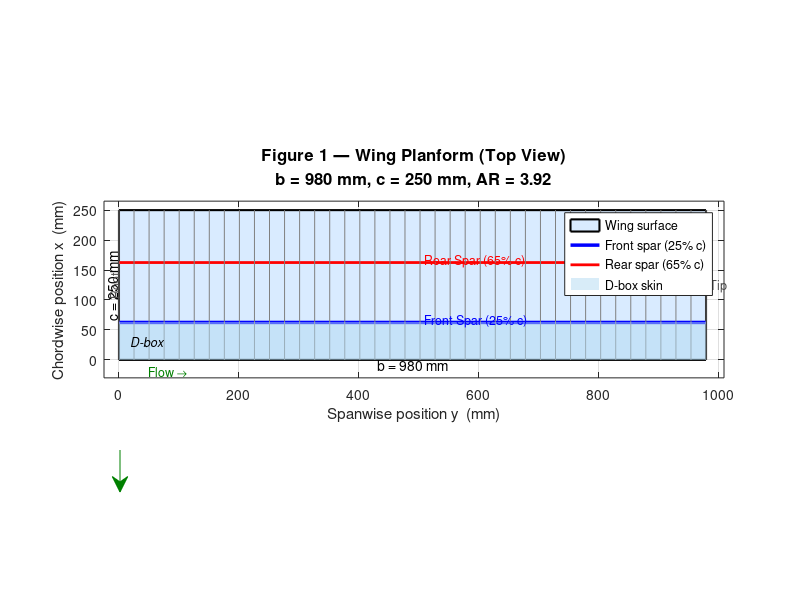
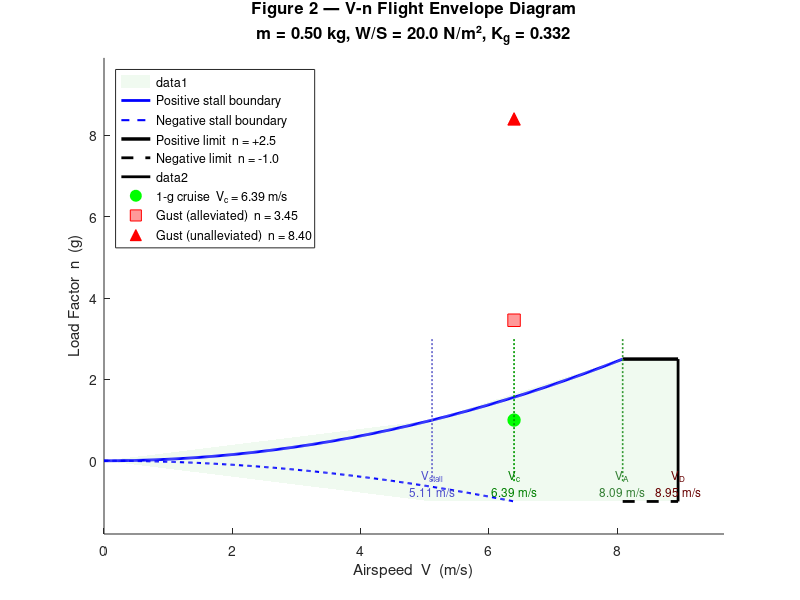

Recreate these plots in MATLAB, in order. (Note: this script raises an error after producing the figures.)
%% Wing Structure Calculations — All Figures and Plots
% Solar UAV Wing — AE322/AE341 Group 2, IIST | AY 2025–26
%
% This script produces all figures and plots referenced in
% Wing_Structure_Calculations.md, in the order they appear.
%
% Run the entire script to generate all figures, or run individual
% sections (Ctrl+Enter in MATLAB) using the %% section markers.
%
% CONTENTS:
%  Figure 1  — Wing Geometry Schematic (Section 2)
%  Figure 2  — V-n Flight Envelope Diagram (Section 4.4)
%  Figure 3  — Elliptical vs Uniform Lift Distribution (Section 5.1–5.2)
%  Figure 4  — Shear Force Diagram V(y) (Section 5.3)
%  Figure 5  — Inertia-Relief Net Load Distribution (Section 5.4)
%  Figure 6  — Bending Moment Distribution M(y) (Section 6.1)
%  Figure 7  — Spar Tip-Deflection Shape Along Span (Section 7.4)
%  Figure 8  — NACA 0012 Airfoil Profile (Section 14.3)
%  Figure 9  — Natural Frequency Mode Shapes (Section 12.1–12.3)
%  Figure 10 — Structural Margins of Safety (Section 13.2)
%  Figure 11 — Phase-B2 Spar Load–Deflection Test (Section 15.3)
%  Figure 12 — Phase-C1 Wing Static Test Deflection (Section 15.4)
% -----------------------------------------------------------------------

clear; close all; clc;

%% ===== SHARED PARAMETERS ==============================================

% Wing geometry
b      = 0.980;   % full span [m]
c      = 0.250;   % chord [m]
s      = b / 2;   % semi-span [m]
S      = b * c;   % wing area [m^2]
AR     = b^2 / S; % aspect ratio

% Aircraft weight
m_total = 0.500;  % total aircraft mass [kg]
g       = 9.81;   % gravitational acceleration [m/s^2]
W       = m_total * g; % aircraft weight [N]

% ISA sea-level atmosphere
rho  = 1.225;      % air density [kg/m^3]
mu   = 1.789e-5;   % dynamic viscosity [Pa·s]

% Aerodynamic coefficients (WE3.55-9.3 airfoil)
CL_cruise = 0.80;
CL_max    = 1.25;
CM_AC     = -0.05;
x_AC_c    = 0.25;  % aerodynamic centre as fraction of chord
x_FS_c    = 0.25;  % front spar position as fraction of chord
x_RS_c    = 0.65;  % rear spar position as fraction of chord

% Finite-wing lift-curve slope (rad^-1)
a = 2 * pi * AR / (AR + 2);

% Design load factor and factor of safety
n   = 2.5;
FOS = 1.5;

% Computed cruise speed
v_cruise = sqrt(2 * W / (rho * CL_cruise * S));

% Dynamic pressure at cruise
q_inf = 0.5 * rho * v_cruise^2;

% Stall speed
V_stall = sqrt(2 * W / (rho * CL_max * S));

% Manoeuvre speed
V_A = V_stall * sqrt(n);

% Design dive speed
V_D = 1.40 * v_cruise;

% Gust alleviation factor
mu_g = 2 * (m_total / S) / (rho * c * a);
K_g  = 0.88 * mu_g / (5.3 + mu_g);

% Gust speed (CS-23, low altitude)
U_e  = 9.1; % [m/s]
Dn_gust_raw    = rho * U_e * v_cruise * a / (2 * (W/S));
Dn_gust_allev  = K_g * Dn_gust_raw;

% Half-wing aerodynamic loads (ultimate)
L_ult        = FOS * n * W;
L_half_ult   = L_ult / 2;
L_half_limit = n * W / 2;

% Elliptical distribution root value
w_root = 4 * L_half_ult / (pi * s);

% Uniform distribution load per unit span
w0 = L_half_ult / s;

% Spanwise coordinate array
y  = linspace(0, s, 500);
eta = y / s;          % normalised spanwise position

% Elliptical lift distribution [N/m]
w_ellip = w_root * sqrt(1 - eta.^2);

% Aluminium 6061-T6 properties
E_Al    = 69e9;  % Young's modulus [Pa]
G_Al    = 26e9;  % Shear modulus [Pa]
sig_y   = 276e6; % Yield strength [Pa]
sig_ult = 310e6; % Ultimate tensile strength [Pa]
rho_Al  = 2700;  % Density [kg/m^3]
sig_allow = sig_ult / FOS;
tau_allow = 0.577 * sig_y;

% Main spar (front spar) dimensions
r_FS = 2.5e-3;  % radius [m]
I_FS = pi * r_FS^4 / 4; % second moment of area [m^4]

%% ===== FIGURE 1 — Wing Geometry Schematic (Section 2) ================
figure(1);
clf;
set(gcf, 'Name', 'Fig 1 — Wing Geometry Schematic', 'NumberTitle', 'off');

% Draw wing planform (top view, full span)
b_mm = b * 1000;   % full span in mm
c_mm = c * 1000;   % chord in mm

% Wing outline (rectangle)
wing_x = [0, b_mm, b_mm, 0, 0];
wing_y = [0, 0, c_mm, c_mm, 0];

% Spar lines
x_FS_mm = b_mm; % spans full width
x_FS_chord = x_FS_c * c_mm;
x_RS_chord = x_RS_c * c_mm;

patch(wing_x, wing_y, [0.85, 0.92, 1.0], 'EdgeColor', 'k', 'LineWidth', 1.5);
hold on;

% Front spar line
plot([0, b_mm], [x_FS_chord, x_FS_chord], 'b-', 'LineWidth', 2.5);
% Rear spar line
plot([0, b_mm], [x_RS_chord, x_RS_chord], 'r-', 'LineWidth', 2.0);

% Rib lines (40 ribs, uniform pitch)
N_ribs = 40;
y_ribs = linspace(0, b_mm, N_ribs);
for i = 1:N_ribs
    plot([y_ribs(i), y_ribs(i)], [0, c_mm], 'Color', [0.5, 0.5, 0.5], ...
         'LineWidth', 0.5, 'HandleVisibility', 'off');
end

% D-box shading (LE to FS)
patch([0, b_mm, b_mm, 0], [0, 0, x_FS_chord, x_FS_chord], ...
      [0.7, 0.85, 0.95], 'FaceAlpha', 0.5, 'EdgeColor', 'none');

% Annotations
text(b_mm/2, -8, sprintf('b = %.0f mm', b_mm), ...
    'HorizontalAlignment', 'center', 'FontSize', 10);
text(-12, c_mm/2, sprintf('c = %.0f mm', c_mm), ...
    'HorizontalAlignment', 'center', 'FontSize', 10, 'Rotation', 90);
text(b_mm*0.52, x_FS_chord + 3, 'Front Spar (25% c)', ...
    'Color', 'b', 'FontSize', 9);
text(b_mm*0.52, x_RS_chord + 3, 'Rear Spar (65% c)', ...
    'Color', 'r', 'FontSize', 9);
text(b_mm*0.02, x_FS_chord/2, 'D-box', 'FontSize', 9, 'FontAngle', 'italic');

% Root and tip labels
text(-8, c_mm/2, 'Root', 'Rotation', 90, 'HorizontalAlignment', 'center', ...
     'FontSize', 9, 'Color', [0.3, 0.3, 0.3]);
text(b_mm + 5, c_mm/2, 'Tip', 'HorizontalAlignment', 'left', ...
     'FontSize', 9, 'Color', [0.3, 0.3, 0.3]);

% Flow direction arrow
annotation('arrow', [0.15, 0.15], [0.25, 0.18], 'HeadWidth', 8, ...
           'HeadLength', 8, 'Color', [0, 0.5, 0]);
text(b_mm*0.05, -20, 'Flow →', 'FontSize', 9, 'Color', [0, 0.5, 0]);

xlabel('Spanwise position y  (mm)', 'FontSize', 11);
ylabel('Chordwise position x  (mm)', 'FontSize', 11);
title({'Figure 1 — Wing Planform (Top View)'; ...
       sprintf('b = %.0f mm, c = %.0f mm, AR = %.2f', b_mm, c_mm, AR)}, ...
      'FontSize', 12);
legend({'Wing surface', 'Front spar (25% c)', 'Rear spar (65% c)', ...
        'D-box skin'}, 'Location', 'northeast', 'FontSize', 9);
axis equal;
xlim([-25, b_mm + 30]);
ylim([-30, c_mm + 15]);
grid on; box on;

%% ===== FIGURE 2 — V-n Flight Envelope Diagram (Section 4.4) ==========
figure(2);
clf;
set(gcf, 'Name', 'Fig 2 — V-n Flight Envelope (V-n Diagram)', ...
    'NumberTitle', 'off');

% Speed array for stall boundary curves
V_range = linspace(0, V_D * 1.1, 600);

% Positive stall boundary: n = (rho * V^2 * CL_max * S) / (2*W)
n_pos_stall = (0.5 * rho * V_range.^2 * CL_max * S) / W;
n_pos_stall(n_pos_stall > n) = NaN; % truncate at manoeuvre limit

% Negative stall boundary: n = -(rho * V^2 * 0.5*CL_max * S) / (2*W)
CL_max_neg = 0.8; % estimated negative CL_max for this airfoil
n_neg_stall = -(0.5 * rho * V_range.^2 * CL_max_neg * S) / W;
n_neg_stall(n_neg_stall < -1.0) = NaN;

% Envelope boundary points (from Table in §4.4)
V_env = [V_stall, V_A,   V_D,   V_D,   V_A,   V_stall];
n_env = [1.0,     n,     n,     -1.0,  -1.0,  -1.0   ];
% Close the envelope properly
V_env_full = [0, V_stall, V_A, V_D, V_D, V_A, V_stall, 0];
n_env_full = [0, 1.0,     n,   n,   -1.0, -1.0, -1.0,  0];

% Gust lines (raw and alleviated)
n_gust_raw_vc   = 1 + Dn_gust_raw;
n_gust_allev_vc = 1 + Dn_gust_allev;

% Plot
ax2 = axes;
hold on;

% Filled envelope area
fill([0, V_stall, V_A, V_D, V_D, V_A, V_stall, 0], ...
     [0, 1.0, n, n, -1.0, -1.0, -1.0, 0], ...
     [0.85, 0.95, 0.85], 'FaceAlpha', 0.4, 'EdgeColor', 'none');

% Stall boundaries
plot(V_range, n_pos_stall, 'b-', 'LineWidth', 2.0, ...
     'DisplayName', 'Positive stall boundary');
plot(V_range, n_neg_stall, 'b--', 'LineWidth', 1.5, ...
     'DisplayName', 'Negative stall boundary');

% Manoeuvre limit
plot([V_A, V_D], [n, n], 'k-', 'LineWidth', 2.5, ...
     'DisplayName', sprintf('Positive limit  n = +%.1f', n));
plot([V_A, V_D], [-1.0, -1.0], 'k--', 'LineWidth', 2.0, ...
     'DisplayName', 'Negative limit  n = -1.0');

% Dive speed vertical
plot([V_D, V_D], [-1.0, n], 'k-', 'LineWidth', 2.0);

% Cruise operating point
plot(v_cruise, 1.0, 'go', 'MarkerSize', 9, 'MarkerFaceColor', 'g', ...
     'DisplayName', sprintf('1-g cruise  V_c = %.2f m/s', v_cruise));

% Gust point (alleviated)
plot(v_cruise, n_gust_allev_vc, 'rs', 'MarkerSize', 9, ...
     'MarkerFaceColor', [1 0.6 0.6], ...
     'DisplayName', sprintf('Gust (alleviated)  n = %.2f', n_gust_allev_vc));

% Gust point (unalleviated — informational)
plot(v_cruise, n_gust_raw_vc, 'r^', 'MarkerSize', 9, ...
     'MarkerFaceColor', 'r', ...
     'DisplayName', sprintf('Gust (unalleviated)  n = %.2f', n_gust_raw_vc));

% Key speed vertical dashed lines
plot([V_stall, V_stall], [-0.5, n+0.5], 'Color', [0.4 0.4 0.8], ...
     'LineStyle', ':', 'LineWidth', 1.2, 'HandleVisibility', 'off');
plot([V_A, V_A],     [-0.5, n+0.5], 'Color', [0.2 0.6 0.2], ...
     'LineStyle', ':', 'LineWidth', 1.2, 'HandleVisibility', 'off');
plot([v_cruise, v_cruise], [-0.5, n+0.5], 'Color', [0 0.6 0], ...
     'LineStyle', ':', 'LineWidth', 1.2, 'HandleVisibility', 'off');

% Annotations for key speeds
text(V_stall, -0.55, sprintf('V_{stall}\n%.2f m/s', V_stall), ...
     'HorizontalAlignment', 'center', 'FontSize', 8.5, ...
     'Color', [0.3 0.3 0.8]);
text(V_A, -0.55, sprintf('V_A\n%.2f m/s', V_A), ...
     'HorizontalAlignment', 'center', 'FontSize', 8.5, ...
     'Color', [0.2 0.5 0.2]);
text(v_cruise, -0.55, sprintf('V_c\n%.2f m/s', v_cruise), ...
     'HorizontalAlignment', 'center', 'FontSize', 8.5, ...
     'Color', [0 0.5 0]);
text(V_D, -0.55, sprintf('V_D\n%.2f m/s', V_D), ...
     'HorizontalAlignment', 'center', 'FontSize', 8.5, ...
     'Color', [0.4 0 0]);

% Axes labels and formatting
xlabel('Airspeed  V  (m/s)', 'FontSize', 11);
ylabel('Load Factor  n  (g)', 'FontSize', 11);
title({'Figure 2 — V-n Flight Envelope Diagram'; ...
       sprintf('m = %.2f kg, W/S = %.1f N/m², K_g = %.3f', ...
               m_total, W/S, K_g)}, 'FontSize', 12);
legend('Location', 'northwest', 'FontSize', 9);
xlim([0, V_D * 1.08]);
ylim([-1.8, max(n_gust_raw_vc, n) + 1.5]);
yline(0, 'k-', 'LineWidth', 0.8);
grid on; box on;

%% ===== FIGURE 3 — Lift Distribution: Elliptical vs Uniform (§5.1–5.2) 
figure(3);
clf;
set(gcf, 'Name', 'Fig 3 — Lift Load Distribution (Elliptical vs Uniform)', ...
    'NumberTitle', 'off');

hold on;
% Uniform distribution
plot(y * 1000, repmat(w0, size(y)), 'r--', 'LineWidth', 2.0, ...
     'DisplayName', sprintf('Uniform  w_0 = %.2f N/m', w0));
% Elliptical distribution
plot(y * 1000, w_ellip, 'b-', 'LineWidth', 2.5, ...
     'DisplayName', sprintf('Elliptical  w_{root} = %.2f N/m', w_root));

% Mark root and specific span stations
y_marks   = [0, 0.098, 0.196, 0.294, 0.392, 0.441, s] * 1000; % mm
w_ellip_m = w_root * sqrt(1 - (y_marks/1000/s).^2);
plot(y_marks, w_ellip_m, 'bo', 'MarkerSize', 7, 'MarkerFaceColor', 'b', ...
     'HandleVisibility', 'off');

% Shade area under elliptical curve
fill([y*1000, fliplr(y*1000)], [w_ellip, zeros(1, length(y))], ...
     'b', 'FaceAlpha', 0.08, 'EdgeColor', 'none', ...
     'HandleVisibility', 'off');

% Root and tip annotations
text(5, w_root + 0.8, sprintf('w_{root} = %.2f N/m', w_root), ...
     'FontSize', 9, 'Color', 'b');
text(5, w0 - 1.2, sprintf('w_0 = %.2f N/m', w0), ...
     'FontSize', 9, 'Color', 'r');

xlabel('Spanwise position  y  (mm)', 'FontSize', 11);
ylabel('Lift per unit span  w(y)  (N/m)', 'FontSize', 11);
title({'Figure 3 — Distributed Lift Load Distribution (Ultimate Loads)'; ...
       sprintf('L_{1/2,ult} = %.2f N  |  n = %.1f, FOS = %.1f', ...
               L_half_ult, n, FOS)}, 'FontSize', 12);
legend('Location', 'northeast', 'FontSize', 10);
xlim([0, s * 1000 * 1.05]);
ylim([0, w_root * 1.15]);
grid on; box on;
xline(0, 'k-', 'LineWidth', 1.0, 'HandleVisibility', 'off');
text(s*1000*0.98, w_root*0.05, 'Tip', 'FontSize', 9, ...
     'HorizontalAlignment', 'right', 'Color', [0.4 0.4 0.4]);
text(3, w_root*0.05, 'Root', 'FontSize', 9, 'Color', [0.4 0.4 0.4]);

%% ===== FIGURE 4 — Shear Force Diagram V(y) (Section 5.3) =============
figure(4);
clf;
set(gcf, 'Name', 'Fig 4 — Shear Force Diagram V(y)', 'NumberTitle', 'off');

% Shear force from elliptical load (integrate from tip to root)
% V(y) = w_root*(b/2)/2 * [pi/2 - eta*sqrt(1-eta^2) - arcsin(eta)]
V_shear = zeros(size(y));
for i = 1:length(y)
    eta_i = y(i) / s;
    V_shear(i) = w_root * s / 2 * ...
        (pi/2 - eta_i * sqrt(1 - eta_i^2) - asin(eta_i));
end

% Shear from uniform distribution (for comparison)
V_uniform = w0 * (s - y);

hold on;
plot(y * 1000, V_uniform, 'r--', 'LineWidth', 1.8, ...
     'DisplayName', sprintf('Uniform  V(0) = %.2f N', w0*s));
plot(y * 1000, V_shear, 'b-', 'LineWidth', 2.5, ...
     'DisplayName', sprintf('Elliptical  V(0) = %.2f N', V_shear(1)));

% Mark tabulated values
y_tab   = [0, 0.098, 0.196, 0.294, 0.392, 0.441, s];
V_tab   = [9.20, 7.65, 5.87, 3.91, 1.88, 0.97, 0.00];
plot(y_tab * 1000, V_tab, 'bs', 'MarkerSize', 8, 'MarkerFaceColor', 'b', ...
     'DisplayName', 'Table values (§5.3)');

% Fill under shear curve
fill([y*1000, fliplr(y*1000)], [V_shear, zeros(1, length(y))], ...
     'b', 'FaceAlpha', 0.10, 'EdgeColor', 'none', 'HandleVisibility', 'off');

% Root shear label
text(5, V_shear(1) + 0.3, sprintf('V_{root} = %.2f N', V_shear(1)), ...
     'FontSize', 9, 'Color', 'b');

xlabel('Spanwise position  y  (mm)', 'FontSize', 11);
ylabel('Shear Force  V(y)  (N)', 'FontSize', 11);
title({'Figure 4 — Shear Force Diagram  V(y)  (Ultimate Loads)'; ...
       sprintf('Elliptical distribution  |  V_{root} = %.2f N', V_shear(1))}, ...
      'FontSize', 12);
legend('Location', 'northeast', 'FontSize', 10);
xlim([0, s * 1000 * 1.05]);
ylim([-0.5, max(V_uniform) * 1.1]);
grid on; box on;

%% ===== FIGURE 5 — Inertia-Relief Net Load Distribution (Section 5.4) =
figure(5);
clf;
set(gcf, 'Name', 'Fig 5 — Inertia-Relief Net Load Distribution', ...
    'NumberTitle', 'off');

% Wing structural mass per unit span
m_wing_half   = 0.1015; % kg per half-span (from §5.4)
m_bar         = m_wing_half / s; % kg/m

% Inertia load per unit span (uniform, downward)
w_inertia = m_bar * g * n; % N/m

% Net distributed load
q_net = w_ellip - w_inertia;

hold on;
% Elliptical lift
plot(y * 1000, w_ellip, 'b-', 'LineWidth', 2.2, ...
     'DisplayName', sprintf('Aero lift  w(y)  (elliptical)'));
% Inertia relief (constant)
plot(y * 1000, repmat(w_inertia, size(y)), 'm--', 'LineWidth', 1.8, ...
     'DisplayName', sprintf('Inertia relief  w_{inertia} = %.2f N/m', w_inertia));
% Net load
plot(y * 1000, q_net, 'g-', 'LineWidth', 2.5, ...
     'DisplayName', 'Net load  q_{net}(y) = w(y) − w_{inertia}');

% Zero line
yline(0, 'k-', 'LineWidth', 0.8, 'HandleVisibility', 'off');

% Shade positive and negative net regions
idx_pos = q_net >= 0;
idx_neg = q_net <  0;
if any(idx_pos)
    fill([y(idx_pos)*1000, fliplr(y(idx_pos)*1000)], ...
         [q_net(idx_pos), zeros(1, sum(idx_pos))], ...
         'g', 'FaceAlpha', 0.12, 'EdgeColor', 'none', ...
         'HandleVisibility', 'off');
end
if any(idx_neg)
    fill([y(idx_neg)*1000, fliplr(y(idx_neg)*1000)], ...
         [q_net(idx_neg), zeros(1, sum(idx_neg))], ...
         'm', 'FaceAlpha', 0.12, 'EdgeColor', 'none', ...
         'HandleVisibility', 'off');
end

% Root and tip annotations
text(5, q_net(1) + 0.8, sprintf('q_{net}(0) = %.2f N/m', q_net(1)), ...
     'FontSize', 9, 'Color', [0 0.6 0]);
text(s*1000*0.82, q_net(end) - 1.2, ...
     sprintf('q_{net}(tip) = −%.2f N/m', abs(q_net(end))), ...
     'FontSize', 9, 'Color', [0.6 0 0.6]);

xlabel('Spanwise position  y  (mm)', 'FontSize', 11);
ylabel('Distributed load  (N/m)', 'FontSize', 11);
title({'Figure 5 — Inertia-Relieved Net Distributed Load (Ultimate)'; ...
       sprintf('Inertia relief = %.1f N/m  |  Reduction at root = %.0f%%', ...
               w_inertia, (w_inertia * s) / V_shear(1) * 100)}, ...
      'FontSize', 12);
legend('Location', 'northeast', 'FontSize', 10);
xlim([0, s * 1000 * 1.05]);
grid on; box on;

%% ===== FIGURE 6 — Bending Moment Distribution M(y) (Section 6.1) =====
figure(6);
clf;
set(gcf, 'Name', 'Fig 6 — Bending Moment Distribution M(y)', ...
    'NumberTitle', 'off');

% Bending moment from elliptical distribution (integrate from tip to root)
% Approximate closed-form from document §6.1:
% M(y) = w_root * (b/2)^2 / 3 * (1 - 3/2*eta^2 + 1/2*eta^3)  [approx]
M_ellip = w_root * s^2 / 3 * (1 - 1.5 * eta.^2 + 0.5 * eta.^3);

% More accurate numerical integration
M_ellip_num = zeros(size(y));
for i = 1:length(y)
    xi  = linspace(y(i), s, 1000);
    w_i = w_root * sqrt(1 - (xi/s).^2);
    M_ellip_num(i) = trapz(xi, w_i .* (xi - y(i)));
end

% Uniform distribution bending moment
M_uniform = w0 * (s - y).^2 / 2;

hold on;
plot(y * 1000, M_uniform, 'r--', 'LineWidth', 1.8, ...
     'DisplayName', sprintf('Uniform  M(0) = %.3f N·m', M_uniform(1)));
plot(y * 1000, M_ellip_num, 'b-', 'LineWidth', 2.5, ...
     'DisplayName', sprintf('Elliptical (numerical)  M(0) = %.3f N·m', ...
                            M_ellip_num(1)));

% Mark tabulated values
y_tab  = [0, 0.098, 0.196, 0.294, 0.392, 0.441, s];
M_tab  = [1.913, 1.526, 1.043, 0.573, 0.177, 0.057, 0.000];
plot(y_tab * 1000, M_tab, 'bs', 'MarkerSize', 8, 'MarkerFaceColor', 'b', ...
     'DisplayName', 'Table values (§6.1)');

% Fill under moment curve
fill([y*1000, fliplr(y*1000)], [M_ellip_num, zeros(1, length(y))], ...
     'b', 'FaceAlpha', 0.10, 'EdgeColor', 'none', 'HandleVisibility', 'off');

% Root moment annotations
text(5, M_ellip_num(1) + 0.05, ...
     sprintf('M_{root,ult} = %.3f N·m', M_ellip_num(1)), ...
     'FontSize', 9, 'Color', 'b');
text(5, M_uniform(1) - 0.12, ...
     sprintf('M_{root,uniform} = %.3f N·m', M_uniform(1)), ...
     'FontSize', 9, 'Color', 'r');

xlabel('Spanwise position  y  (mm)', 'FontSize', 11);
ylabel('Bending Moment  M(y)  (N·m)', 'FontSize', 11);
title({'Figure 6 — Bending Moment Distribution  M(y)  (Ultimate Loads)'; ...
       sprintf('Design value M_{root,ult} = %.3f N·m  (elliptical)', ...
               M_ellip_num(1))}, 'FontSize', 12);
legend('Location', 'northeast', 'FontSize', 10);
xlim([0, s * 1000 * 1.05]);
ylim([-0.05, M_uniform(1) * 1.15]);
grid on; box on;

%% ===== FIGURE 7 — Spar Tip-Deflection Shape Along Span (Section 7.4) =
figure(7);
clf;
set(gcf, 'Name', 'Fig 7 — Spar Deflection Shape Along Span', ...
    'NumberTitle', 'off');

% Deflection under uniform distributed load (conservative, cantilever)
% delta(y) = w0/(24*E*I) * (6*L^2*y^2 - 4*L*y^3 + y^4)   [standard formula]
EI = E_Al * I_FS; % [N·m^2]

% Ultimate load deflection
delta_ult   = w0 ./ (24 * EI) .* (6 * s^2 * y.^2 - 4 * s * y.^3 + y.^4);
% Limit load deflection
delta_limit = delta_ult / FOS;
% Cruise (1-g) deflection
delta_cruise = delta_limit / n;

hold on;
plot(y * 1000, delta_ult   * 1000, 'r-',  'LineWidth', 2.0, ...
     'DisplayName', sprintf('Ultimate (n=%.1f, FOS=%.1f)  δ_{tip} = %.1f mm', ...
                            n, FOS, delta_ult(end)*1000));
plot(y * 1000, delta_limit * 1000, 'b-',  'LineWidth', 2.0, ...
     'DisplayName', sprintf('Limit load (n=%.1f)  δ_{tip} = %.1f mm', ...
                            n, delta_limit(end)*1000));
plot(y * 1000, delta_cruise * 1000, 'g--', 'LineWidth', 1.8, ...
     'DisplayName', sprintf('Cruise (n=1)  δ_{tip} = %.1f mm', ...
                            delta_cruise(end)*1000));

% 5% semi-span limit line
delta_5pct = 0.05 * s * 1000;
yline(delta_5pct, 'k:', 'LineWidth', 1.5, ...
     'DisplayName', sprintf('5%% semi-span limit = %.1f mm', delta_5pct));

% Annotations
text(s*1000*0.6, delta_ult(end)*1000 + 1.5, ...
     sprintf('δ_{tip,ult} = %.1f mm', delta_ult(end)*1000), ...
     'FontSize', 9, 'Color', 'r');
text(s*1000*0.6, delta_limit(end)*1000 + 1.5, ...
     sprintf('δ_{tip,limit} = %.1f mm (%.1f%% span)', ...
             delta_limit(end)*1000, delta_limit(end)/s*100), ...
     'FontSize', 9, 'Color', 'b');

xlabel('Spanwise position  y  (mm)', 'FontSize', 11);
ylabel('Vertical deflection  δ(y)  (mm)', 'FontSize', 11);
title({'Figure 7 — Front Spar Deflection Shape Along Semi-Span'; ...
       sprintf('ϕ5mm rod, EI = %.4f N·m²  |  Uniform load (conservative)', ...
               EI)}, 'FontSize', 12);
legend('Location', 'northwest', 'FontSize', 9);
xlim([0, s * 1000 * 1.05]);
ylim([-2, delta_ult(end)*1000 * 1.12]);
grid on; box on;
set(gca, 'YDir', 'normal');

%% ===== FIGURE 8 — NACA 0012 Airfoil Profile (Section 14.3) ===========
figure(8);
clf;
set(gcf, 'Name', 'Fig 8 — NACA 0012 Airfoil Profile (c = 300 mm)', ...
    'NumberTitle', 'off');

% NACA 0012 geometry: chord = 300 mm
c_fab  = 300;  % chord in mm for fabrication prototype
tc     = 0.12; % thickness ratio

x_norm = linspace(0, 1, 500); % normalised chord position
% NACA 4-digit thickness distribution
y_t = 5 * tc * (0.2969 * sqrt(x_norm) ...
    - 0.1260 * x_norm ...
    - 0.3516 * x_norm.^2 ...
    + 0.2843 * x_norm.^3 ...
    - 0.1015 * x_norm.^4);

% Upper and lower surfaces
x_upper = x_norm * c_fab;
y_upper = y_t * c_fab;
x_lower = x_norm * c_fab;
y_lower = -y_t * c_fab;

% Closed airfoil contour for plotting
x_contour = [x_upper, fliplr(x_lower)];
y_contour = [y_upper, fliplr(y_lower)];

hold on;
% Fill airfoil
fill(x_contour, y_contour, [0.75, 0.85, 0.95], ...
     'EdgeColor', 'k', 'LineWidth', 1.5, 'DisplayName', 'NACA 0012 profile');

% Chord line
plot([0, c_fab], [0, 0], 'k--', 'LineWidth', 1.0, 'DisplayName', 'Chord line');

% Spar locations
x_FS_fab = 0.25 * c_fab;  % front spar at 25% chord = 75 mm
x_RS_fab = 0.65 * c_fab;  % rear spar at 65% chord = 195 mm

% Front spar (5 mm dia circle at 25% chord)
y_t_FS = 5 * tc * (0.2969 * sqrt(0.25) - 0.1260*0.25 - 0.3516*0.25^2 + ...
                   0.2843*0.25^3 - 0.1015*0.25^4) * c_fab;
theta = linspace(0, 2*pi, 100);
r_spar_mm = 2.5; % mm
plot(x_FS_fab + r_spar_mm * cos(theta), r_spar_mm * sin(theta), ...
     'b-', 'LineWidth', 2.0, 'DisplayName', 'Front spar ∅5 mm');
plot([x_FS_fab, x_FS_fab], [-y_t_FS, y_t_FS], 'b:', ...
     'LineWidth', 1.2, 'HandleVisibility', 'off');

% Rear spar
y_t_RS = 5 * tc * (0.2969 * sqrt(0.65) - 0.1260*0.65 - 0.3516*0.65^2 + ...
                   0.2843*0.65^3 - 0.1015*0.65^4) * c_fab;
plot(x_RS_fab + r_spar_mm * cos(theta), r_spar_mm * sin(theta), ...
     'r-', 'LineWidth', 2.0, 'DisplayName', 'Rear spar ∅5 mm');
plot([x_RS_fab, x_RS_fab], [-y_t_RS, y_t_RS], 'r:', ...
     'LineWidth', 1.2, 'HandleVisibility', 'off');

% Max thickness marker
x_tmax = 0.30 * c_fab;
y_tmax = 5 * tc * (0.2969*sqrt(0.30) - 0.1260*0.30 - 0.3516*0.30^2 + ...
                    0.2843*0.30^3 - 0.1015*0.30^4) * c_fab;
plot([x_tmax, x_tmax], [-y_tmax, y_tmax], 'm-', 'LineWidth', 1.5, ...
     'DisplayName', sprintf('Max thickness t_{max} = %.1f mm at 30%%c', 2*y_tmax));

% D-box region shading
x_dbox_edge = [0, x_FS_fab];
y_dbox_top  = interp1(x_upper, y_upper, x_dbox_edge, 'linear', 0);
y_dbox_bot  = interp1(x_lower, y_lower, x_dbox_edge, 'linear', 0);
fill([x_dbox_edge, fliplr(x_dbox_edge)], [y_dbox_top, fliplr(y_dbox_bot)], ...
     [0.6, 0.8, 1.0], 'FaceAlpha', 0.4, 'EdgeColor', 'none', ...
     'DisplayName', 'D-box region (Al skin 0.3 mm)');

% Annotations
text(x_FS_fab, y_t_FS + 2.5, sprintf('FS\n25%%c\n= %d mm', round(x_FS_fab)), ...
     'HorizontalAlignment', 'center', 'FontSize', 8, 'Color', 'b');
text(x_RS_fab, y_t_RS + 2.5, sprintf('RS\n65%%c\n= %d mm', round(x_RS_fab)), ...
     'HorizontalAlignment', 'center', 'FontSize', 8, 'Color', 'r');
text(x_tmax, -y_tmax - 3.5, sprintf('t_{max} = %.0f mm', 2*y_tmax), ...
     'HorizontalAlignment', 'center', 'FontSize', 8, 'Color', 'm');
text(c_fab * 0.02, -y_upper(2) - 3, 'LE', 'FontSize', 9, ...
     'HorizontalAlignment', 'center', 'Color', [0.3 0.3 0.3]);
text(c_fab * 0.99, -1.5, 'TE', 'FontSize', 9, ...
     'HorizontalAlignment', 'right', 'Color', [0.3 0.3 0.3]);

% Chord dimension arrow
annotation('doublearrow', [0.13, 0.91], [0.13, 0.13], ...
           'HeadStyle', 'plain');
text(c_fab / 2, -23, sprintf('c = %d mm', c_fab), ...
     'HorizontalAlignment', 'center', 'FontSize', 10);

xlabel('Chordwise position  x  (mm)', 'FontSize', 11);
ylabel('Thickness  y  (mm)', 'FontSize', 11);
title({'Figure 8 — NACA 0012 Airfoil Profile (Fabrication Prototype)'; ...
       sprintf('c = %d mm, t/c = %.0f%%, t_{max} = %.0f mm at 30%%c', ...
               c_fab, tc*100, 2*y_tmax)}, 'FontSize', 12);
legend('Location', 'northeast', 'FontSize', 9);
axis equal;
xlim([-15, c_fab + 15]);
ylim([-28, 28]);
grid on; box on;

%% ===== FIGURE 9 — Natural Frequency Mode Shapes (Section 12.1–12.3) ==
figure(9);
clf;
set(gcf, 'Name', 'Fig 9 — Natural Frequency Mode Shapes', ...
    'NumberTitle', 'off');

% Cantilever beam eigenfunctions (normalised to unity tip amplitude)
% Mode i: phi_i(xi) = cosh(lambda_i * xi) - cos(lambda_i * xi)
%          - sigma_i * (sinh(lambda_i * xi) - sin(lambda_i * xi))
% where xi = y/L (normalised position), L = semi-span
lambda = [1.87510, 4.69409, 7.85476]; % first three eigenvalues
sigma  = [0.73410, 1.01847, 0.99922]; % correction factors
f_mode = [5.97, 37.4, NaN]; % Hz (3rd not shown)
labels = {'1st bending  f_1 = 5.97 Hz', ...
          '2nd bending  f_2 = 37.4 Hz'};
colors = {'b', [0 0.6 0]};

xi  = linspace(0, 1, 300);
y_m = xi * s * 1000; % mm

ax9 = axes;
hold on;

for k = 1:2
    lam = lambda(k);
    sig = sigma(k);
    phi = cosh(lam*xi) - cos(lam*xi) - sig*(sinh(lam*xi) - sin(lam*xi));
    phi_norm = phi / max(abs(phi)); % normalise
    plot(y_m, phi_norm, 'LineWidth', 2.5, 'Color', colors{k}, ...
         'DisplayName', labels{k});
end

% Add torsion frequency annotation (cannot easily visualise on same plot)
yline(0, 'k-', 'LineWidth', 0.8, 'HandleVisibility', 'off');
xline(0, 'k-', 'LineWidth', 0.8, 'HandleVisibility', 'off');

% Annotate node locations of 2nd mode
lam2 = lambda(2); sig2 = sigma(2);
phi2_func = @(x) cosh(lam2*x) - cos(lam2*x) - sig2*(sinh(lam2*x) - sin(lam2*x));
% Find node crossing between 0.1 and 0.9
x_node = fzero(@(x) phi2_func(x), 0.22);
plot(x_node * s * 1000, 0, 'gs', 'MarkerSize', 10, 'MarkerFaceColor', 'g', ...
     'HandleVisibility', 'off');
text(x_node * s * 1000 + 8, 0.05, sprintf('Node at y = %.0f mm', ...
     x_node * s * 1000), 'FontSize', 9, 'Color', [0 0.6 0]);

% Frequency table as text box
tstr = sprintf(['\\bfFrequency Summary\\rm\n' ...
                'f_1 (1st bend) = 5.97 Hz\n' ...
                'f_2 (2nd bend) = 37.4 Hz\n' ...
                'f_{T1} (1st torsion) = 145.8 Hz\n' ...
                'f_{ail} (aileron buzz) = 28.8 Hz\n' ...
                'f_{T1}/f_1 = 24.4 >> 2 ✓']);
text(s*1000*0.50, -0.85, tstr, 'FontSize', 9, ...
     'BackgroundColor', [1 1 0.9], 'EdgeColor', [0.6 0.6 0], ...
     'VerticalAlignment', 'bottom');

xlabel('Spanwise position  y  (mm)', 'FontSize', 11);
ylabel('Normalised mode shape  φ_n(y)/φ_{tip}', 'FontSize', 11);
title({'Figure 9 — Cantilever Wing Bending Mode Shapes'; ...
       'First two modes shown (torsion frequency f_{T1} = 145.8 Hz)'}, ...
      'FontSize', 12);
legend('Location', 'northwest', 'FontSize', 10);
xlim([0, s * 1000 * 1.05]);
ylim([-1.2, 1.2]);
grid on; box on;

%% ===== FIGURE 10 — Structural Margins of Safety (Section 13.2) ========
figure(10);
clf;
set(gcf, 'Name', 'Fig 10 — Structural Margins of Safety', ...
    'NumberTitle', 'off');

% Data from §13.2 margin summary table
components = {'Main spar bending', 'Main spar shear', ...
              'Spar tip deflection', 'Rear spar bending', ...
              'Ribs bending', 'D-box skin torsion', ...
              'Wing tip twist', 'Aileron roll (rear spar)'};
MS_values = [0.25, ...    % main spar bending (σ_allow/σ - 1)
             254.7, ...   % main spar shear (159.2/0.625 - 1 = 254.7)
             0.15, ...    % tip deflection (49mm/42.6mm - 1 = 0.15)
             1.43, ...    % rear spar bending
             195, ...     % ribs (9.8/0.05 - 1 = 195)
             445, ...     % D-box skin (159.2/0.357 - 1 ≈ 445)
             6042, ...    % wing twist (1 deg / 0.014 deg - 1 >> 1; cap for display)
             0.23];       % aileron roll on rear spar

% Cap large values for display
MS_disp = min(MS_values, 10); % cap at 10 for readability
MS_labels = {'0.25', '>>1', '0.15', '1.43', '>>1', '>>1', '>>1', '0.23'};

ax10 = axes;
bar_h = barh(MS_disp, 'FaceColor', 'flat');
hold on;

% Colour code: green if MS > 0.15, yellow if 0 < MS ≤ 0.15, red if MS ≤ 0
for k = 1:length(MS_values)
    if MS_values(k) > 0.25
        bar_h.CData(k,:) = [0.2, 0.75, 0.2];  % green
    elseif MS_values(k) > 0.0
        bar_h.CData(k,:) = [0.9, 0.75, 0.1];  % yellow
    else
        bar_h.CData(k,:) = [0.9, 0.2, 0.2];   % red
    end
end

% MS = 0 line (minimum acceptable)
xline(0, 'k-', 'LineWidth', 1.5);

% Add MS value labels on bars
for k = 1:length(MS_values)
    x_txt = MS_disp(k) + 0.08;
    text(x_txt, k, MS_labels{k}, 'VerticalAlignment', 'middle', ...
         'FontSize', 9.5, 'FontWeight', 'bold');
end

yticks(1:length(components));
yticklabels(components);
xlabel('Margin of Safety  MS = σ_{allow}/σ − 1', 'FontSize', 11);
title({'Figure 10 — Structural Margins of Safety Summary'; ...
       '(Values > 10 capped at 10 for display; labelled >> 1)'}, ...
      'FontSize', 12);
xlim([-0.3, 11.5]);
grid on; box on;
ax10.YGrid = 'off'; ax10.XGrid = 'on';

% Legend
patch([0.1 0.5 0.5 0.1], [0.5 0.5 1.5 1.5], [0.2 0.75 0.2], ...
      'EdgeColor','k', 'HandleVisibility','off');
text(0.55, 1.0, 'MS > 0.25  (adequate)', 'FontSize', 8.5, ...
     'VerticalAlignment','middle');
patch([0.1 0.5 0.5 0.1], [1.7 1.7 2.7 2.7], [0.9 0.75 0.1], ...
      'EdgeColor','k', 'HandleVisibility','off');
text(0.55, 2.2, '0 < MS ≤ 0.25  (close to limit)', 'FontSize', 8.5, ...
     'VerticalAlignment','middle');

%% ===== FIGURE 11 — Phase-B2 Spar Load–Deflection Test (Section 15.3) =
figure(11);
clf;
set(gcf, 'Name', 'Fig 11 — Phase-B2 Spar Load–Deflection Test', ...
    'NumberTitle', 'off');

% Parameters for spar bending coupon test (§15.3)
L_coupon = 0.470;  % free length in test fixture [m]
I_coupon = I_FS;   % same spar rod

% Stiffness: k = 3*E*I / L^3
k_theory = 3 * E_Al * I_coupon / L_coupon^3; % [N/m]
k_theory_mN_mm = k_theory / 1000;             % [mN/mm] = [N/m]

% Load array (0 to 5 N)
F_test  = linspace(0, 5.0, 100);
% Theoretical deflection [mm]
delta_theory = (F_test / k_theory) * 1000;

% Yield load for this geometry
M_yield_root = sig_y * I_FS / r_FS; % [N·m]
F_yield      = M_yield_root / L_coupon;

% Also compute -10% and +10% tolerance band
delta_lo = delta_theory * 0.85; % -15% tolerance band
delta_hi = delta_theory * 1.15; % +15% tolerance band

hold on;
% Tolerance band
fill([F_test, fliplr(F_test)], [delta_hi, fliplr(delta_lo)], ...
     [0.8 0.9 1.0], 'EdgeColor', 'none', 'FaceAlpha', 0.5, ...
     'DisplayName', '±15% tolerance band');
% Theoretical line
plot(F_test, delta_theory, 'b-', 'LineWidth', 2.5, ...
     'DisplayName', sprintf('Theoretical  k = %.1f N/m', k_theory));

% Test stop limit
xline(5.0, 'r--', 'LineWidth', 2.0, ...
      'DisplayName', sprintf('Max test load = 5.0 N (%.0f%% of F_y)', ...
                             5.0/F_yield*100));
% Yield load indicator
xline(F_yield, 'k:', 'LineWidth', 1.5, ...
      'DisplayName', sprintf('Yield load F_y = %.2f N', F_yield));

% Mark tabulated test step values
F_steps     = [1.0, 2.0, 3.0, 4.0, 5.0];
delta_steps = F_steps / k_theory * 1000;
plot(F_steps, delta_steps, 'bo', 'MarkerSize', 9, 'MarkerFaceColor', 'b', ...
     'DisplayName', 'Test step values');
for k = 1:length(F_steps)
    text(F_steps(k) + 0.08, delta_steps(k) + 0.5, ...
         sprintf('(%.1f N, %.1f mm)', F_steps(k), delta_steps(k)), ...
         'FontSize', 8.5);
end

xlabel('Applied load  F  (N)', 'FontSize', 11);
ylabel('Tip deflection  δ  (mm)', 'FontSize', 11);
title({'Figure 11 — Phase-B2 Expected Spar Load–Deflection Curve'; ...
       sprintf('ϕ5mm Al rod, L = %.0f mm, k_{theory} = %.1f N/m', ...
               L_coupon*1000, k_theory)}, 'FontSize', 12);
legend('Location', 'northwest', 'FontSize', 9);
xlim([0, F_yield * 1.1]);
ylim([0, F_yield / k_theory * 1000 * 1.1]);
grid on; box on;

%% ===== FIGURE 12 — Phase-C1 Wing Static Test Deflection (Section 15.4)
figure(12);
clf;
set(gcf, 'Name', 'Fig 12 — Phase-C1 Wing Static Test Expected Deflection', ...
    'NumberTitle', 'off');

% Wing static test: 1m span prototype (§14.1, §15.4)
s_fab  = 0.500; % half-span [m] (1 m full span)
I_spar = I_FS;  % same 5mm spar
EI_fab = E_Al * I_spar;

% Uniform distributed load at each load increment
% 25%, 50%, 75%, 100% limit, 100% ultimate
L_half_limit_fab = n * W / 2;        % = 6.13 N
L_half_ult_fab   = FOS * L_half_limit_fab; % = 9.20 N
w_loads = [0.25, 0.50, 0.75, 1.00, L_half_ult_fab / L_half_limit_fab] ...
          * L_half_limit_fab / s_fab;

load_labels = {'25% limit  (1.53 N)', '50% limit  (3.07 N)', ...
               '75% limit  (4.60 N)', '100% limit  (6.13 N)', ...
               '100% ultimate  (9.20 N)'};
line_styles = {'-', '--', '-.', '-', '-'};
line_widths = [1.2, 1.5, 1.8, 2.2, 2.5];
c_map = [0.4 0.7 1.0; 0.2 0.5 0.9; 0.1 0.3 0.8; 0.0 0.1 0.6; 0.8 0.1 0.1];

y_fab   = linspace(0, s_fab, 300);
hold on;

for k = 1:length(w_loads)
    w_k = w_loads(k);
    delta_k = w_k ./ (24 * EI_fab) .* ...
        (6 * s_fab^2 * y_fab.^2 - 4 * s_fab * y_fab.^3 + y_fab.^4);
    plot(y_fab * 1000, delta_k * 1000, line_styles{k}, ...
         'LineWidth', line_widths(k), 'Color', c_map(k,:), ...
         'DisplayName', load_labels{k});
end

% Mark test step tip deflections
F_C1   = [1.53, 3.07, 4.60, 6.13, 9.20];
delta_tip_C1 = F_C1 / (8 * EI_fab / s_fab^3) * 1000;
% simpler: delta_tip = w0 * s_fab^4 / (8*EI_fab) * 1000
% where w0 = F_C1 / s_fab
delta_tip_C1 = (F_C1 / s_fab) .* s_fab^4 / (8 * EI_fab) * 1000;

for k = 1:length(F_C1)
    plot(s_fab * 1000, delta_tip_C1(k), 'o', 'MarkerSize', 8, ...
         'MarkerFaceColor', c_map(k,:), 'MarkerEdgeColor', 'k', ...
         'HandleVisibility', 'off');
    text(s_fab * 1000 + 5, delta_tip_C1(k), ...
         sprintf('%.0f mm', delta_tip_C1(k)), ...
         'FontSize', 8.5, 'Color', c_map(k,:), ...
         'VerticalAlignment', 'middle');
end

% 5% semi-span reference
yline(0.05 * s_fab * 1000, 'k:', 'LineWidth', 1.5, ...
      'DisplayName', sprintf('5%% semi-span = %.0f mm', 0.05*s_fab*1000));

xlabel('Spanwise position  y  (mm)', 'FontSize', 11);
ylabel('Vertical deflection  δ(y)  (mm)', 'FontSize', 11);
title({'Figure 12 — Phase-C1 Expected Wing Deflection Shapes'; ...
       '1 m span prototype, ∅5 mm front spar, Al 6061-T6'}, ...
      'FontSize', 12);
legend('Location', 'northwest', 'FontSize', 9);
xlim([0, s_fab * 1000 + 35]);
ylim([-2, max(delta_tip_C1) * 1.12]);
grid on; box on;

%% ===== FINAL OUTPUT ===================================================
fprintf('\n=== Wing Structure Calculations — Figures Generated ===\n');
fprintf(' Fig 1  — Wing Geometry Schematic\n');
fprintf(' Fig 2  — V-n Flight Envelope Diagram\n');
fprintf(' Fig 3  — Lift Distribution (Elliptical vs Uniform)\n');
fprintf(' Fig 4  — Shear Force Diagram V(y)\n');
fprintf(' Fig 5  — Inertia-Relief Net Load Distribution\n');
fprintf(' Fig 6  — Bending Moment Distribution M(y)\n');
fprintf(' Fig 7  — Spar Deflection Shape Along Span\n');
fprintf(' Fig 8  — NACA 0012 Airfoil Profile\n');
fprintf(' Fig 9  — Natural Frequency Mode Shapes\n');
fprintf(' Fig 10 — Structural Margins of Safety\n');
fprintf(' Fig 11 — Phase-B2 Spar Load–Deflection Test\n');
fprintf(' Fig 12 — Phase-C1 Wing Static Test Deflection\n');
fprintf('\nKey results:\n');
fprintf('  Cruise speed         V_c = %.2f m/s\n', v_cruise);
fprintf('  Stall speed          V_s = %.2f m/s\n', V_stall);
fprintf('  Manoeuvre speed      V_A = %.2f m/s\n', V_A);
fprintf('  Design dive speed    V_D = %.2f m/s\n', V_D);
fprintf('  Gust alleviation factor K_g = %.3f\n', K_g);
fprintf('  Root lift (elliptical, ult) w_root = %.2f N/m\n', w_root);
fprintf('  Root bending moment M_root = %.3f N·m\n', M_ellip_num(1));
fprintf('  Root shear force    V_root = %.2f N\n', V_shear(1));
fprintf('  Spar EI = %.4f N·m^2\n', EI);
fprintf('  Tip deflection at limit = %.1f mm (%.1f%% semi-span)\n', ...
        delta_limit(end)*1000, delta_limit(end)/s*100);
fprintf('  1st bending freq f1 ~ 5.97 Hz\n');
fprintf('  1st torsion  freq fT1 ~ 145.8 Hz  (fT1/f1 = %.1f)\n', 145.8/5.97);
fprintf('=======================================================\n');
